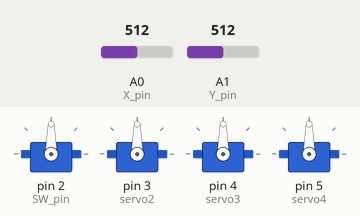
This sketch was run on a simulated Arduino Uno, built with avr-gcc and run on an emulated ATmega328P. Shown: 4 × servo. The inputs (shaded band) are chosen by the test bench; at power-on: A0 (X_pin) = 512, A1 (Y_pin) = 512. What the sketch prints to the serial monitor is not drawn.

Above: at 1.2 s.
1.3 s: A0 (X_pin) set to 480
4.3 s: A0 (X_pin) set to 454
At 4.62 s:
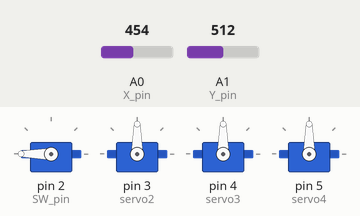
At 5.52 s:
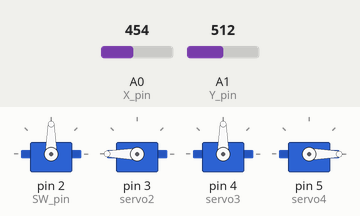
7.3 s: A0 (X_pin) set to 511
At 7.32 s:
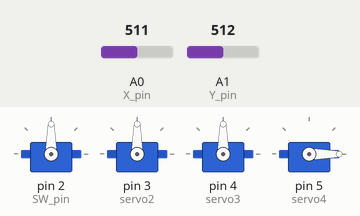
9.1 s: A1 (Y_pin) set to 554
10.6 s: A1 (Y_pin) set to 573
12.5 s: A0 (X_pin) set to 306
At 13.24 s:
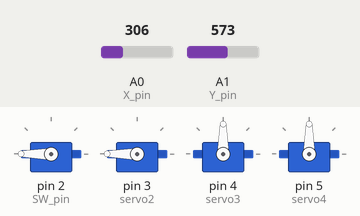
Timing chart, 0 to 16.5 s (numbered marks = the images above; inputs shaded):
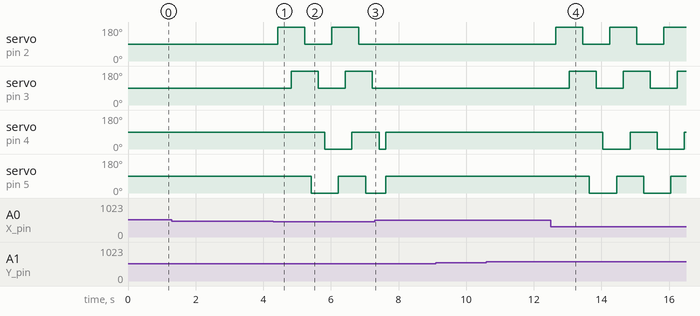

The sketch:

spiderBot.ino
```cpp
#include <Servo.h>

void idle(int servo1Angle,  int servo2Angle, int servo3Angle, int servo4ZAngle); // I will come up with better vairable names later when i actrually assign the servos
void walkCycle();
void rotateRight();
void rotateLeft();
void walkForward();
void walkBackwards();

// Shoulder and Hip joints
Servo servo1;
Servo servo2;
Servo servo3;
Servo servo4;

// Next in line joint, ill come up with better names later
Servo servo5;
Servo servo6;
Servo servo7;
Servo servo8;

int angle = 0;
int speedControl = 0;

int xValue;
int yValue;
int swPin;

// Arduino pin numbers
const int SW_pin = 2; // digital pin connected to switch output
const int X_pin = 0; // analog pin connected to X output
const int Y_pin = 1; // analog pin connected to Y output

void setup()
{
  //Servo code
  servo1.attach(2); //gpt suggested pwn only, will need to long in to this
  servo2.attach(3);
  servo3.attach(4);
  servo4.attach(5);

  servo1.write(0);
  servo2.write(0);
  servo3.write(0);
  servo4.write(0);

  //keeping the controller code sperate from the servo code
  pinMode(SW_pin, INPUT_PULLUP); // Use INPUT_PULLUP instead
  Serial.begin(9600);
}

void loop()
{
  xValue = analogRead(X_pin);
  yValue = analogRead(Y_pin);
  swPin = digitalRead(SW_pin);

  // Example deadzone implementation
  int deadzone = 50;
  int midPoint = 512;

  Serial.print("xValue: ");
  Serial.print(xValue);
  Serial.println();

  if (xValue < midPoint - deadzone) {
    Serial.print("Spider is walking Forward");
    walkForward();
  } else if (xValue > midPoint + deadzone) {
    Serial.print("Spider is walking Backwards");
    walkBackwards();
  } else if (yValue < midPoint - deadzone) {
    Serial.print("Spider is rotating right");
    rotateRight();
  } else if (yValue > midPoint + deadzone) {
    Serial.print("Spider is rotating left");
    rotateLeft();
  } else {
    Serial.print("Spider is in idle mode");
    idle(90,90,90,90);
  }

  delay(200);
}


void idle(int servo1Angle,  int servo2Angle, int servo3Angle, int servo4ZAngle)
{
  servo1.write(servo1Angle);
  servo2.write(servo2Angle);
  servo3.write(servo3Angle);
  servo4.write(servo4ZAngle);
}

void walkCycle()
{

}

void rotateRight()
{

}

void rotateLeft()
{

}

void walkForward()
{
  servo1.write(180);
  delay(200);
  servo4.write(90);
  delay(200);
  servo2.write(180);
  delay(200);
  servo3.write(90);
  delay(200);
  servo1.write(90);
  delay(200);
  servo4.write(0);
  delay(200);
  servo2.write(90);
  delay(200);
  servo3.write(0);
}

void walkBackwards()
{

}
```

Measured:
- the behaviour switches between 462 and 461 on A0 (X_pin) (found by bisection; images 0 and 1)
- after the input at 1.3 s, every drawn part: stays the same
- after the input at 4.3 s, servo on pin 2 (SW_pin): alternates 180° for 0.80 s and 90° for 0.80 s, starting after 0.12 s; servo on pin 3 (servo2): alternates 180° for 0.80 s and 90° for 0.80 s, starting after 0.52 s
- after the input at 7.3 s, servo on pin 2 (SW_pin): stays 90° (without the input it goes to 180° after 0.32 s); servo on pin 3 (servo2): stays 90° (without the input it goes to 180° after 0.72 s)
- after the input at 9.1 s, every drawn part: stays the same
- after the input at 10.6 s, every drawn part: stays the same
- after the input at 12.5 s, servo on pin 2 (SW_pin): alternates 180° for 0.80 s and 90° for 0.80 s, starting after 0.14 s; servo on pin 3 (servo2): alternates 180° for 0.80 s and 90° for 0.80 s, starting after 0.54 s
